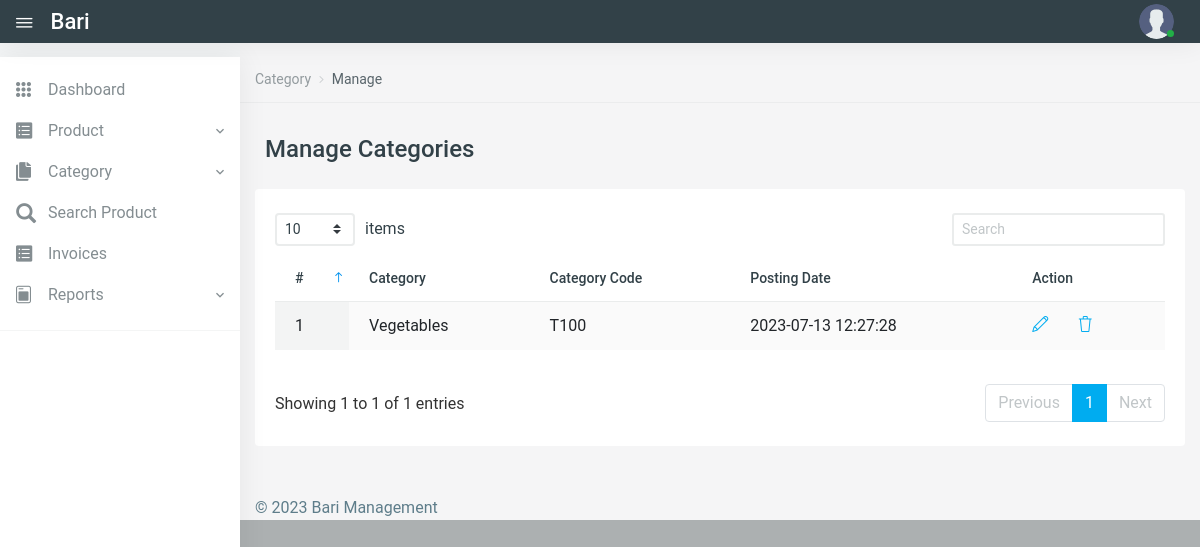
Screenshot of /src/Kisan/manage-categories.php (signed in) with the database file from the repository.
### tables this page shows
CREATE TABLE `category` (
  `id` int(11) NOT NULL,
  `CategoryName` varchar(200) DEFAULT NULL,
  `CategoryCode` varchar(50) DEFAULT NULL,
  `PostingDate` timestamp NULL DEFAULT current_timestamp()
);

### src/Kisan/manage-categories.php (the view, shortened to what this page needs)
<?php
include('includes/config.php');
if (strlen($_SESSION['user_id'] == 0)) {
    header('location:logout.php');
} else {
?>
    <!DOCTYPE html>
    <html lang="en">
    <head>
        <link href="vendors/datatables.net-dt/css/jquery.dataTables.min.css" rel="stylesheet" type="text/css" />
        <link href="vendors/datatables.net-responsive-dt/css/responsive.dataTables.min.css" rel="stylesheet" type="text/css" />
        <link href="vendors/jquery-toggles/css/toggles.css" rel="stylesheet" type="text/css">
        <link href="vendors/jquery-toggles/css/themes/toggles-light.css" rel="stylesheet" type="text/css">
        <link href="dist/css/style.css" rel="stylesheet" type="text/css">
    </head>
    <body>
        <div class="hk-wrapper hk-vertical-nav">
            <?php include_once('includes/navbar.php');
            include_once('includes/sidebar.php');
            ?>
            <div class="hk-pg-wrapper">
                <nav class="hk-breadcrumb" aria-label="breadcrumb">
                    <ol class="breadcrumb breadcrumb-light bg-transparent">
                        <li class="breadcrumb-item"><a href="#">Category</a></li>
                        <li class="breadcrumb-item active" aria-current="page">Manage</li>
                    </ol>
                </nav>
                <div class="container">
                    <div class="hk-pg-header">
                        <h4 class="hk-pg-title"><span class="pg-title-icon"><span class="feather-icon"><i data-feather="database"></i></span></span>Manage Categories</h4>
                    </div>
                    <div class="row">
                        <div class="col-xl-12">
                            <section class="hk-sec-wrapper">
                                <div class="row">
                                    <div class="col-sm">
                                        <div class="table-wrap">
                                            <table id="datable_1" class="table table-hover w-100 display pb-30">
                                                <thead>
                                                    <tr>
                                                        <th>#</th>
                                                        <th>Category</th>
                                                        <th>Category Code</th>
                                                        <th>Posting Date</th>
                                                        <th>Action</th>
                                                    </tr>
                                                </thead>
                                                <tbody>
                                                    <?php
                                                    $rno = mt_rand(10000, 99999);
                                                    $query = mysqli_query($con, "select * from category");
                                                    $cnt = 1;
                                                    while ($row = mysqli_fetch_array($query)) {
                                                    ?>
                                                        <tr>
                                                            <td><?php echo $cnt; ?></td>
                                                            <td><?php echo $row['CategoryName']; ?></td>
                                                            <td><?php echo $row['CategoryCode']; ?></td>
                                                            <td><?php echo $row['PostingDate']; ?></td>
                                                            <td>
                                                                <a href="edit-category.php?catid=<?php echo base64_encode($row['id'] . $rno); ?>" class="mr-25" data-toggle="tooltip" data-original-title="Edit"> <i class="icon-pencil"></i></a>
                                                                <a href="manage-categories.php?del=<?php echo base64_encode($row['id'] . $rno); ?>" data-toggle="tooltip" data-original-title="Delete" onclick="return confirm('Do you really want to delete?');"> <i class="icon-trash txt-danger"></i> </a>
                                                            </td>
                                                        </tr>
                                                    <?php
                                                        $cnt++;
                                                    } ?>
                                                </tbody>
                                            </table>
                                        </div>
                                    </div>
                                </div>
                            </section>
                        </div>
                    </div>
                </div>
                <?php include_once('includes/footer.php'); ?>
            </div>
        </div>
    </body>
    </html>
<?php } ?>

### rows the page displays
category: CategoryName "Vegetables", CategoryCode "T100", PostingDate "2023-07-13 12:27:28"
